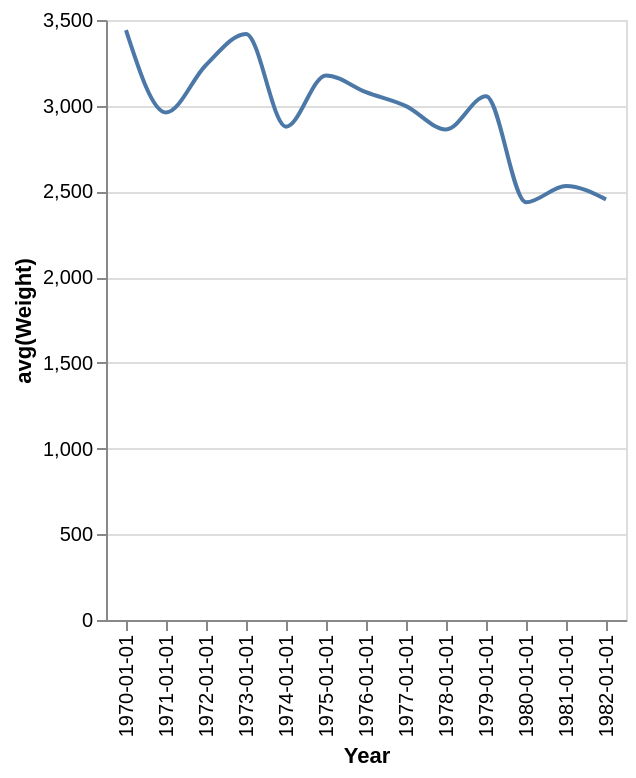

Express this chart as Vega-Lite.
### Vega-Lite specification from a JSON file in a GitHub repository (floating-point values rounded to 4 significant figures)
{"data": {"values": [{"x_data": "1970-01-01", "y_data": 3441.0}, {"x_data": "1971-01-01", "y_data": 2960.0}, {"x_data": "1972-01-01", "y_data": 3238.0}, {"x_data": "1973-01-01", "y_data": 3419.0}, {"x_data": "1974-01-01", "y_data": 2878.0}, {"x_data": "1975-01-01", "y_data": 3177.0}, {"x_data": "1976-01-01", "y_data": 3079.0}, {"x_data": "1977-01-01", "y_data": 2997.0}, {"x_data": "1978-01-01", "y_data": 2862.0}, {"x_data": "1979-01-01", "y_data": 3055.0}, {"x_data": "1980-01-01", "y_data": 2437.0}, {"x_data": "1981-01-01", "y_data": 2532.0}, {"x_data": "1982-01-01", "y_data": 2454.0}]}, "mark": {"type": "line", "interpolate": "monotone"}, "encoding": {"x": {"field": "x_data", "type": "nominal", "title": "Year", "sort": "ascending"}, "y": {"field": "y_data", "type": "quantitative", "title": "avg(Weight)"}}}
